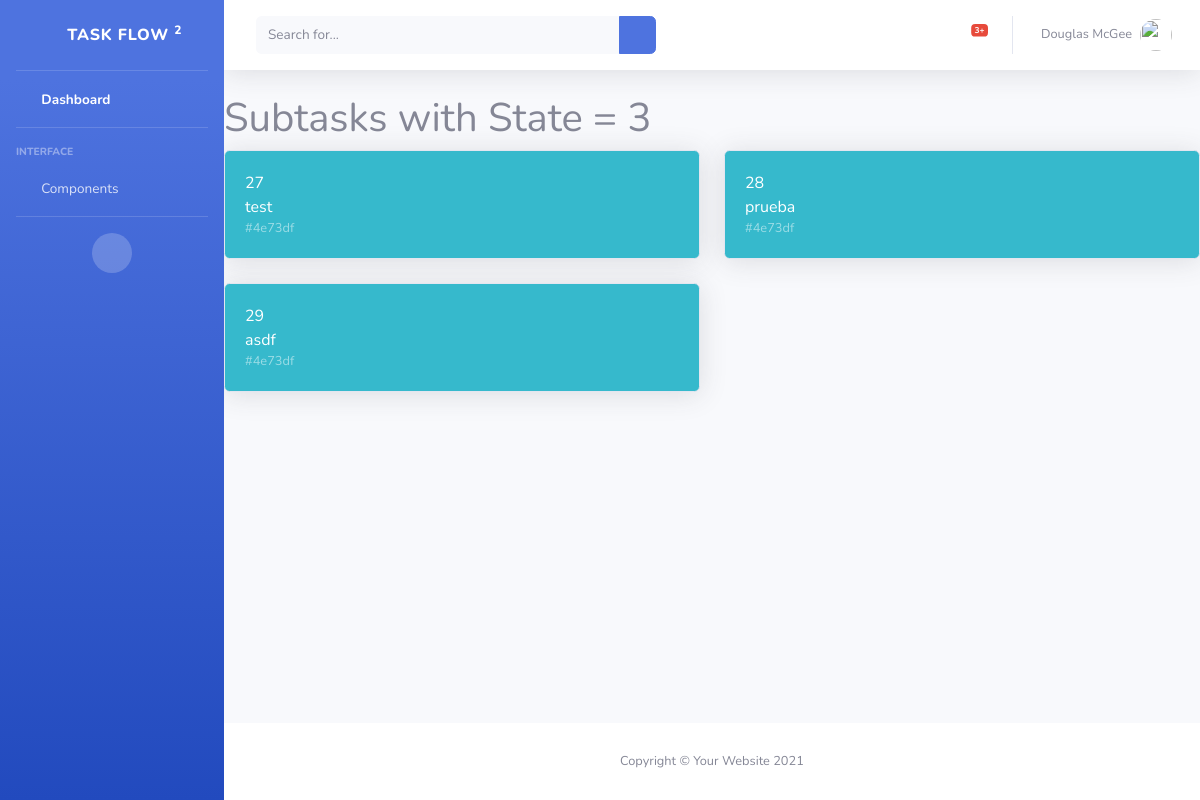
Page /task-flow/dashboard on the committed database.
### TaskManager/models.py (models this page shows, shortened)
class SubTask(models.Model):
    sub_task = models.CharField(max_length=150)
    created_at = models.DateTimeField(auto_now_add=True)
    updated_at = models.DateTimeField(auto_now=True)
    open = models.BooleanField() # Este campo debio llamarse "Open"
    sub_task_list = models.ForeignKey(TasksList, on_delete=models.CASCADE)
    date = models.DateTimeField(null=True, blank=True)
    state = models.IntegerField(null=True, blank=True)

### TaskManager/views.py (the view)
# urls.py: path('dashboard', views.dashboard, name="Dashboard" ),
def dashboard(req):
    subtasks = SubTask.objects.filter(state=3)
    context = {'subtasks': subtasks}
    return render(req, 'dashboard.html', context)

### TaskManager/templates/dashboard.html
{% extends 'base.html' %}
{% block pagecontent %}
<h1>Subtasks with State = 3</h1>
<div class="row">
  {% if subtasks %}
  {% for subtask in subtasks %}
  <div class="col-lg-6 mb-4">
        <div class="card bg-info text-white shadow">
            <div class="card-body">
              {{ subtask.id }}<br>
              {{ subtask.sub_task }}<br>
                <div class="text-white-50 small">#4e73df</div>
            </div>
        </div>
      </div>
        {% endfor %}
        {% else %}
        <p>No subtasks with State = 3 found.</p>
        {% endif %}
</div>
  {% endblock %}

### rows in the picture
SubTask: id "27", sub_task "test"
SubTask: id "28", sub_task "prueba"
SubTask: id "29", sub_task "asdf"
